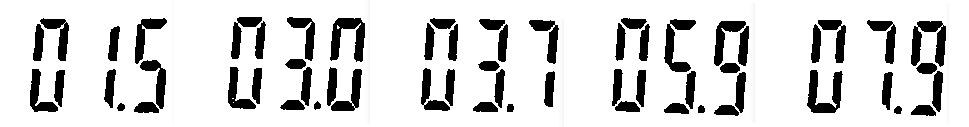
#> input picture digito1.png, 969 x 127 px
$ python atividadeu3_3.py ../digito1.png
#> lines starting #> are read from the running program, lines starting #| are printed output that depends on the picture; after the words box and inside, x2 and y2 are one past the last pixel; in counts of white or black regions, pixels touching at a corner belong together
import sys
import math
import cv2
import numpy as np

def main():
    if len(sys.argv) < 2:
        print("Uso: python momentos_contornos.py <imagem>")
        sys.exit(1)

    imagem = cv2.imread(sys.argv[1], cv2.IMREAD_GRAYSCALE)
#> imagem is the input picture: shape (127, 969); min 0, max 255, mean 214.1
    if imagem is None:
        print("Erro ao abrir imagem:", sys.argv[1])
        sys.exit(1)

    arq = open("momentos.txt", "w")

    cv2.threshold(imagem, 1, 255, cv2.THRESH_BINARY + cv2.THRESH_OTSU + cv2.THRESH_BINARY_INV, imagem)
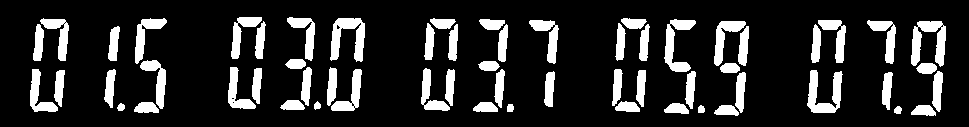
#> imagem: shape (127, 969); 16% white; 60 white regions
    contornos, hierarquia = cv2.findContours(imagem, cv2.RETR_EXTERNAL, cv2.CHAIN_APPROX_NONE)
#> contornos = 60 contours; largest, box (x1, y1, x2, y2) and area: (911, 21, 946, 67) 742, (330, 18, 365, 62) 738, (807, 70, 843, 113) 686, (664, 19, 696, 72) 607, (714, 21, 746, 66) 476
    imagem = cv2.cvtColor(imagem, cv2.COLOR_GRAY2BGR)
#> imagem: shape (127, 969, 3); 16% white; 60 white regions, largest, box (x1, y1, x2, y2) and area: (911, 21, 946, 67) 853, (330, 18, 365, 62) 834, (807, 70, 843, 113) 791

    n = 0

    for i, c in enumerate(contornos):
        if len(c) < 100:
            continue
        n += 1
        M = cv2.moments(c)
        cx = M["m10"] / M["m00"]
        cy = M["m01"] / M["m00"]
        hu = cv2.HuMoments(M)
        for j in range(7):
            if hu[j][0] != 0:
                hu[j][0] = -1 * math.copysign(1.0, hu[j][0]) * math.log10(abs(hu[j][0]))
        cv2.drawContours(imagem, [c], -1, (0, 0, 255) if hu[0][0] > 0 else (0, 255, 0), 2)
        cv2.putText(imagem, str(i), (int(cx), int(cy)), cv2.FONT_HERSHEY_SIMPLEX, 0.5, (0, 0, 0), 8)
        cv2.putText(imagem, str(i), (int(cx), int(cy)), cv2.FONT_HERSHEY_SIMPLEX, 0.5, (255, 255, 255), 1)
        arq.write(f"{i}, ")
        for j in range(7):
            arq.write(f"{hu[j][0]}, ")
        arq.write("\n")
#> this loop made 60 passes
#> (cx, cy) on passes 18, 26, 27, 31, 35, 46, 49, 50, 51, 56, 57, 58: (823.8, 93.67), (38.83, 94.75), (430.4, 93.93), (236.9, 92.5), (156.6, 79.37), (928.7, 40.54), (885.6, 36.81), (835.7, 36.25), (547.6, 36.35), (347.6, 36.4), (145.4, 34.62), (58.62, 34.46)
#> (cx, cy) on passes 24, 47, 52: (350.5, 94.55), (724.6, 36.89), (675.9, 44)
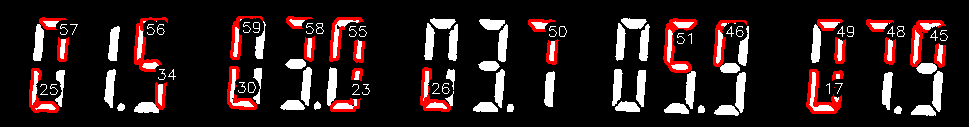
#> imagem: shape (127, 969, 3); mean B, G, R 28.5, 28.5, 42.2
#> after the loop, n = 17

    print("Numero de objetos:", n)
#| Numero de objetos: 17
    arq.close()
    cv2.imwrite("contornos-rotulados.png", imagem)
    cv2.imshow("janela", imagem)
    cv2.waitKey(0)

if __name__ == "__main__":
    main()
